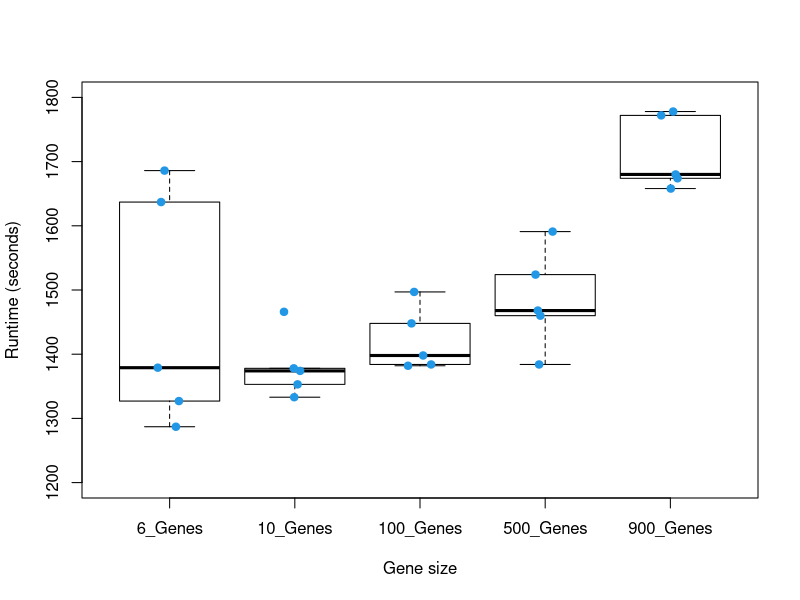
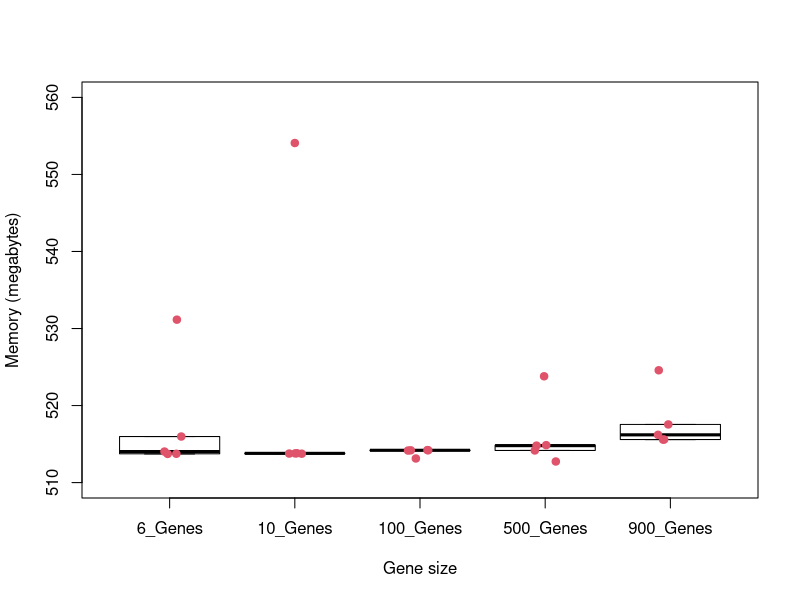

These charts were generated, in order, by the following R code:
# Deena M.A. Gendoo
# March-7-2022
# Boxplots of time and memory complexity for MVA-DNF

################################################################################################################################################

# pdf("TimeMemory_Calculations.pdf",onefile = T)
Time<-read.csv("Data/TimeMemory_Time.csv",row.names = 1,header = T)
colnames(Time)<-c("6_Genes","10_Genes","100_Genes","500_Genes","900_Genes")
Time2<-Time/60
boxplot(Time,ylim=c(1200,1800),col = "white",outline = F,xlab="Gene size",ylab="Runtime (seconds)")
# Points
stripchart(Time,              # Data
           method = "jitter", # Random noise
           pch = 19,          # Pch symbols
           col = 4,           # Color of the symbol
           vertical = TRUE,   # Vertical mode
           add = TRUE)     

# boxplot(Time2,ylim=c(20,30),col = "white",outline = F,xlab="Gene size",ylab="Runtime (minutes)")
# # Points
# stripchart(Time2,              # Data
#            method = "jitter", # Random noise
#            pch = 19,          # Pch symbols
#            col = 4,           # Color of the symbol
#            vertical = TRUE,   # Vertical mode
#            add = TRUE)     
# 

MemoryTest<-read.csv("Data/TimeMemory_Memory.csv",row.names = 1,header = T)
colnames(MemoryTest)<-c("6_Genes","10_Genes","100_Genes","500_Genes","900_Genes")
boxplot(MemoryTest,ylim=c(510,560),col = "white",outline = F,
        xlab="Gene size",ylab="Memory (megabytes)")
# Points
stripchart(MemoryTest,              # Data
           method = "jitter", # Random noise
           pch = 19,          # Pch symbols
           col = 2,           # Color of the symbol
           vertical = TRUE,   # Vertical mode
           add = TRUE)     

# dev.off()
